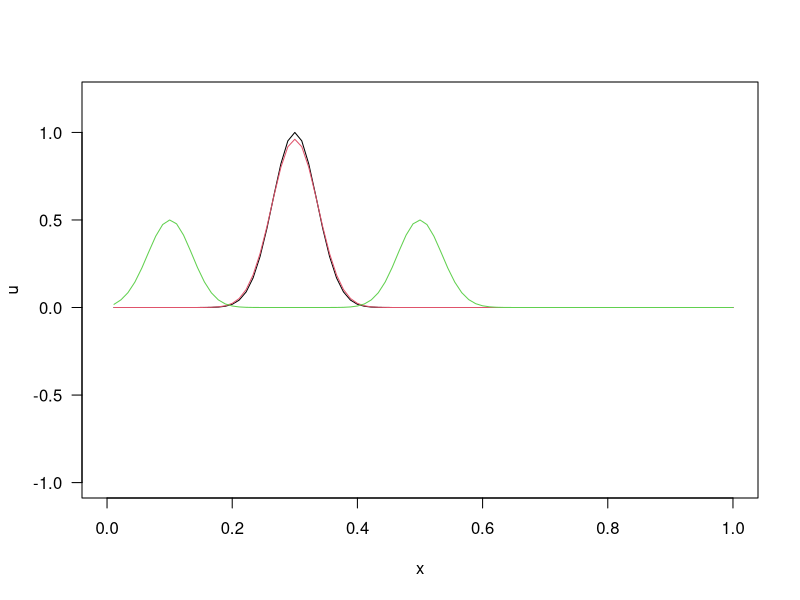

R code for this plot: (Note: this script raises an error after producing the figure.)
c<-1
dx<-1/90
dt<-0.01
si<-c*dt/dx
si
N<-200
l<-1
n<-1/dx
n

ff<-function(x)
  return<-exp(-400*(x-0.3)^2)
fg<-function(x)
  return<-0
a<-fg(0.3)
a

u0<-vector("numeric",length = n)
for(m in 1:n){
  u0[m]<-ff(m*dx)
}
u0[20]
u1<-vector("numeric", length = n)
u1[1]<-0.5*si^2*u0[2]+(1-si^2)*u0[1]+fg(dx)*dt

for(m in 2:(n-2)){
  u1[m]<-0.5*si^2*u0[m+1]+(1-si^2)*u0[m]+0.5*si^2*u0[m-1]+fg(m*dx)*dt
}
u1[n-1]<-(1-si^2)*u0[n-1]+0.5*si^2*u0[n-1]+fg((n-1)*dx)*dt

u1[20]

val_x<-vector("numeric",length = n)
for(m in 1:n) {
  val_x[m]<-m*dx
}
plot(val_x,u0,xlim=c(0,1),ylim=c(-1,1.2),type='l',xlab='x',ylab='u',las=1)
lines(val_x,u1,col=2)

#definim matricea u ce contine valorile aprox in nodurile interioare

u <- array(0, dim=c(N,n))
for(i in 1:n){
  u[1,i]<-u1[i]
}

#iteratia 2
u[2,1]<-si^2*u[1,2]+2*(1-si^2)*u[1,1]-u0[1]
for(m in 2:(n-2)){
  u[2,m] <- si^2*u[1, m+1]+2*(1-si^2)*u[1,m]+si^2*u[1,m-1]-u0[m]
}

u[2,n-1] <- 2*(1-si^2)*u[1, n-1]+si^2*u[1,n-2]-u0[n-1]

u[2,89]
u1[20]

#interatiile 3, 4, 5...N

for(j in 2:(N-1)){
  u[j+1, 1] <- si^2*u[j,2]+2*(1-si^2)*u[j,1]-u[j-1,1]
  for(m in 2:(n-2)){
    u[j+1, m]<-si^2*u[j, m+1]+2*(1-si^2)*u[j,m]+si^2*u[j,m-1]-u[j-1,m]
  }
u[j+1,n-1] <- 2*(1-si^2)*u[j,n-1]+si^2*u[j,n-2]-u[j-1,n-1]
}

u[5,8]

#graficele iteratilor

val_iter <- vector("numeric", length=n)
for(i in 1:(n)){
  val_iter[i]<-u[20, i]
}
lines(val_x, val_iter, col="3")

legend(locator(1),c("0","0.1","0,2","0.3","0.4","0.5"), col=c(1,2,3,4,5,6,7),pch=16,cex=0.7)

par(mfrow=c(2,3))

plot(val_x,u0,xlim=c(0,1),ylim=c(-0.5,1.2),type='l', xlab='x', ylab='u')
plot(val_x, val_iter, xlim=c(0,1), ylim=c(-0.5,1.2),type='l', xlab='x', ylab='u')

legend(locator(1), c("t=0.2"), col=c(1), pch=16, cex=0.5)

par(mfrow=c(2,3))
